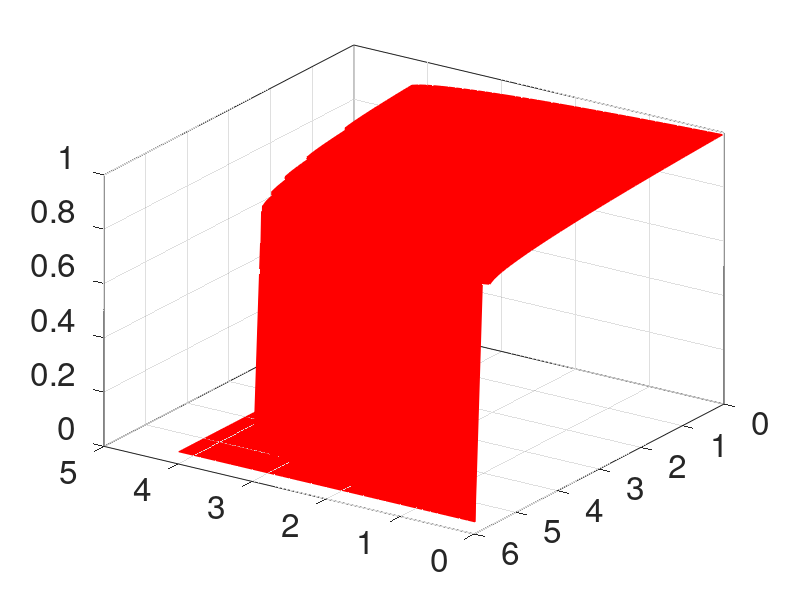

Here is the MATLAB script that generated this plot: (Note: this script raises an error after producing the figure.)
function Figure1_f
%   Figure1_main Plots all the Figures 1 e in our paper "Universal
%   resilience patterns in complex networks".
%   These data points are from 4 buses power system
%  
%   NuRsEv2.0
%   $Id: Figure1_main.m Created at 2018-2-26 11:35:29 $
%   by Jianxi Gao, RPI, Troy, NY
%   Copyright (c) 2012-2018 by Center for Complex Network Research (CCNR)

load 4_buses_power
figure1 = figure('color',[1 1 1]);
axes1 = axes('Parent',figure1,'FontSize',24);box(axes1,'on');hold(axes1,'on');
view(axes1,[-146 30]);

y = 0.01:0.1:5.61;x = 0.01:0.1:4.21;
[X,Y] = meshgrid(x,y);
surf(X,Y,hehe,'FaceColor','r','EdgeColor','r')
grid on;

alpha(0.5);
shading interp
xlabel('A_{23}');ylabel('A_{24}');zlabel('x')

xlim([0,4.2])
ylim([0,5.6])
